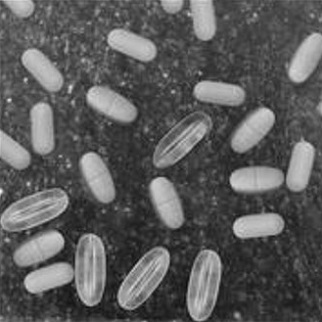
#> input picture Minggu 3 Segmentation & Morphological Operation/Picture1.jpg, 322 x 322 px
$ jupyter execute 'Tugas 3 Pengolahan Citra dan Visi Komputer.ipynb'
#> lines starting #> are read from the running program, lines starting #| are printed output that depends on the picture; after the words box and inside, x2 and y2 are one past the last pixel; in counts of white or black regions, pixels touching at a corner belong together
# Image Segmentation & Morphological Operation

#### Faturahman Yudanto | 16/400356/TK/45370

Pada tugas ini, diberikan gambar berupa mungkin mikro organisme berbentuk seperti pil yang nantinya akan disegmentasi. Contoh input dan output gambar adalah sebagai berikut.
<br/>
#### Input Gambar

<br/>

#### Output Gambar

Berikut langkah-langkah yang dilakukan untuk melakukan segmentasi gambar tersebut.

### 1. Memuat gambar kemudian menganalisis histogramnya

[cell 1]
import cv2
import numpy as np
import matplotlib.pyplot as plt

img = cv2.imread('Picture1.jpg',0)
#> img is the input picture: shape (322, 322); min 11, max 248, mean 91.2

img_prep = cv2.medianBlur(img,5)
hist = cv2.calcHist([img_prep],[0],None,[256],[0,256])
#> hist = 256 values, max 1709 at index 74, min 0 at index 0, mean 405
plt.axis(False)
plt.imshow(img_prep,cmap='gray')

Pada gambar tersebut, dilakukan preprocessing dengan memblurkan gambar. Hal itu dilakukan untuk mengurangi noise bercak di latar belakang. Berikut merupakan persebaran histogram gambar tersebut.

[cell 2]
plt.plot(hist)
plt.show()
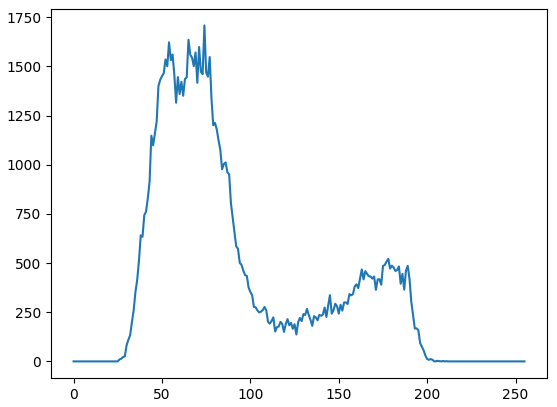
#> figure drawn by matplotlib, 1 panel; curve peaks at x = 74, y = 1709

Dari Histogram citra di atas, dapat diketahui bahwa terdapat 2 bukit. Bukit pertama memiliki puncak yaitu di nilai antara 80 - 90, sementara bukit kedua nilainya yang tersebar di nilai antara 120 hingga 200. Dari citra tersebut selanjutnya akan dilakukan operasi image tresholding.

### 2. Image Tresholding

Operasi Image Tresholding yang dilakukan memakai batas di nilai 110.

[cell 3]
ret, img_tresh = cv2.threshold(img_prep,110,255,cv2.THRESH_BINARY)
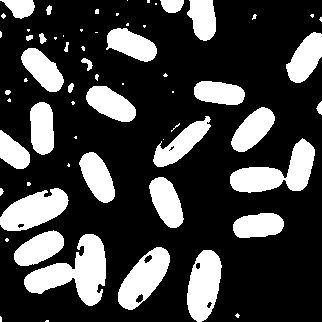
#> img_tresh: shape (322, 322); 25.7% white; 64 white regions (34 under 20 px), largest, box (x1, y1, x2, y2) and area: (24, 234, 106, 306) 2806, (230, 138, 315, 193) 2191, (0, 188, 69, 231) 1825
plt.axis(False)
plt.imshow(img_tresh,cmap='gray')

Pada gambar di atas, dapat dilihat bahwa masih terdapat beberapa lubang di dalam gambar bentuk "pil" tersebut dan juga beberapa bercak hitam di bagian yang putih. Maka dari itu perlu dilakukan morphological operation pada gambar tersebut.

### 3. Morphological Operation

Morphological operation yang dilakukan pertama adalah operasi closing. Operasi tersebut dilakukan utnuk menutup lubang-lubang yang ada pada bagian dalam bentuk "pil".

[cell 4]
kernel = cv2.getStructuringElement(cv2.MORPH_RECT,(5,5))
img_close = cv2.morphologyEx(img_tresh,cv2.MORPH_CLOSE, kernel)
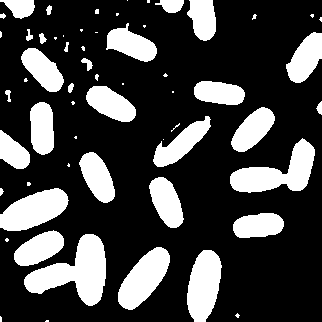
#> img_close: shape (322, 322); 26.1% white; 60 white regions (29 under 20 px), largest, box (x1, y1, x2, y2) and area: (24, 234, 106, 306) 2903, (230, 138, 315, 193) 2217, (0, 188, 69, 231) 1885
plt.axis(False)
plt.imshow(img_close,cmap='gray')

Operasi closing di atas dilakukan dengan menggunakan kernel kotak dengan ukuran 5 x 5. Kernel cross diterapkan untuk memisahkan bagian sempit di antara bentuk "pil". Bentuk kernel kotak tersebut adalah sebagai berikut.

[cell 5]
print(kernel)

Pada langkah ini, terdapat bagian "pil" yang menyambung dengan bagian "pil" yang lain. Maka dari itu dilakukan operasi erosi untuk memisahkan bagian yang masih tersambung. Operasi ini juga dapat menghilangkan bercak-bercak putih pada citra tersebut.

[cell 6]
kernel = cv2.getStructuringElement(cv2.MORPH_CROSS,(3,8))
img_erode = cv2.erode(img_close,kernel,iterations=2)
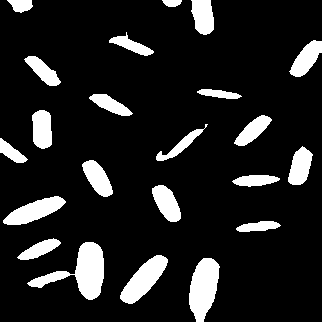
#> img_erode: shape (322, 322); 13.1% white; 22 white regions, largest, box (x1, y1, x2, y2) and area: (27, 242, 104, 300) 1703, (189, 258, 220, 322) 1372, (120, 255, 168, 304) 1121
plt.axis(False)
plt.imshow(img_erode,cmap='gray')

Operasi erosi di atas dilakukan dengan menggunakan kernel palang (cross) dengan ukuran 3 x 8 dan dilakukan sebanyak 2 iterasi. Kernel cross diterapkan untuk memisahkan bagian sempit di antara bentuk "pil". Bentuk kernel palang tersebut adalah sebagai berikut.

[cell 7]
print(kernel)

Pada bagian sisi dari bagian "pil" masih terdapat bagian runcing. Untuk itu perlu dilakukan operasi smoothing dengan menggunakan median filter dengan ukuran kernel yaitu 7x7.

[cell 8]
median_img = cv2.medianBlur(img_erode,7)
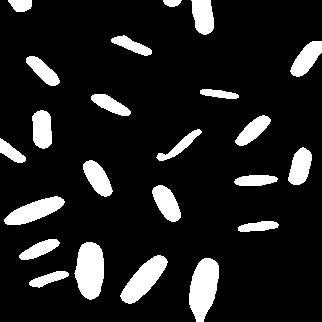
#> median_img: shape (322, 322); 12.8% white; 23 white regions, largest, box (x1, y1, x2, y2) and area: (189, 258, 219, 322) 1364, (74, 242, 104, 300) 1336, (120, 255, 168, 304) 1106
plt.axis(False)
plt.imshow(median_img,cmap='gray')

Pada bagian akhir, dilakukan operasi dilasi untuk memperbesar bagian "pil" dari citra di atas.

[cell 9]
kernel = cv2.getStructuringElement(cv2.MORPH_ELLIPSE,(5,5))
img_dilation = cv2.dilate(median_img,kernel,iterations=1)
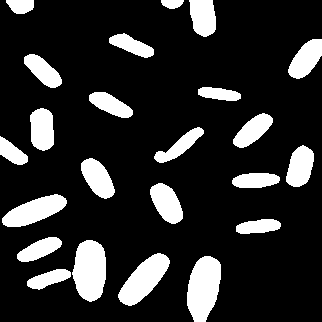
#> img_dilation: shape (322, 322); 17.4% white; 23 white regions, largest, box (x1, y1, x2, y2) and area: (187, 256, 221, 322) 1683, (72, 240, 106, 302) 1648, (118, 253, 170, 306) 1418
plt.axis(False)
plt.imshow(img_dilation,cmap='gray')

Operasi dilasi di atas dilakukan dengan menggunakan kernel elips dengan ukuran 5 x 5 dan dilakukan sebanyak 1 iterasi. Bentuk kernel elips tersebut adalah sebagai berikut.

[cell 10]
print(kernel)

Terakhir, dilakukan invers citra agar pada bagian "pil" berwarna hitam dan bagian latar belakang berwarna putih. Berikut merupakan hasil akhir citra yang diproses.

[cell 11]
final_img = ~img_dilation
plt.axis(False)
plt.imshow(final_img,cmap='gray')

$ run again, with Minggu 3 Segmentation & Morphological Operation/Picture2.jpg copied over Minggu 3 Segmentation & Morphological Operation/Picture1.jpg
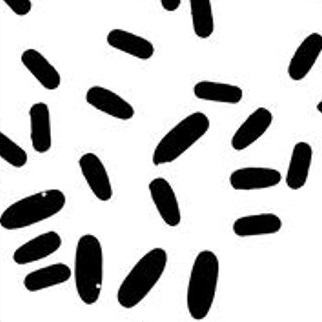
#> input picture Minggu 3 Segmentation & Morphological Operation/Picture2.jpg, 322 x 322 px
#> img is the input picture: shape (322, 322); min 0, max 255, mean 201.2
#> hist = 256 values, max 53407 at index 255, min 12 at index 97, mean 405
#> `ret, img_tresh = cv2.threshold(img_prep,110,255,cv2.THRESH_BINARY)`:
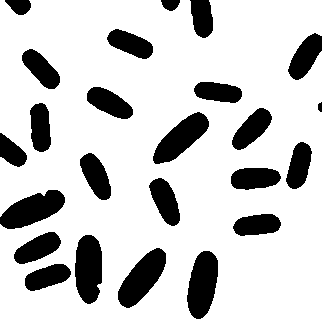
#> img_tresh: shape (322, 322); 79.5% white; 24 black regions, largest, box (x1, y1, x2, y2) and area: (187, 251, 218, 319) 1545, (118, 248, 166, 308) 1539, (75, 235, 102, 304) 1532
#> img_close: shape (322, 322); 79.6% white; 24 black regions, largest, box (x1, y1, x2, y2) and area: (187, 251, 218, 319) 1545, (118, 249, 166, 307) 1531, (75, 235, 102, 303) 1525
#> img_erode: shape (322, 322); 67.2% white; 21 black regions, largest, box (x1, y1, x2, y2) and area: (0, 184, 72, 299) 5424, (151, 76, 244, 172) 3713, (116, 243, 168, 315) 2257
#> median_img: shape (322, 322); 67.4% white; 18 black regions, largest, box (x1, y1, x2, y2) and area: (0, 184, 104, 311) 7540, (148, 76, 244, 233) 5083, (229, 137, 313, 197) 2824
#> `img_dilation = cv2.dilate(median_img,kernel,iterations=1)`:
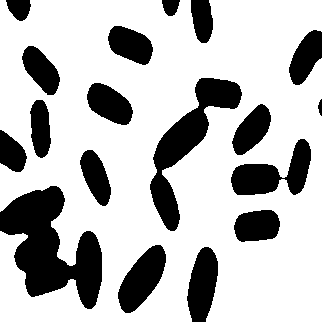
#> img_dilation: shape (322, 322); 73.3% white; 18 black regions, largest, box (x1, y1, x2, y2) and area: (0, 186, 102, 309) 6539, (150, 78, 242, 231) 4151, (231, 139, 311, 195) 2242
